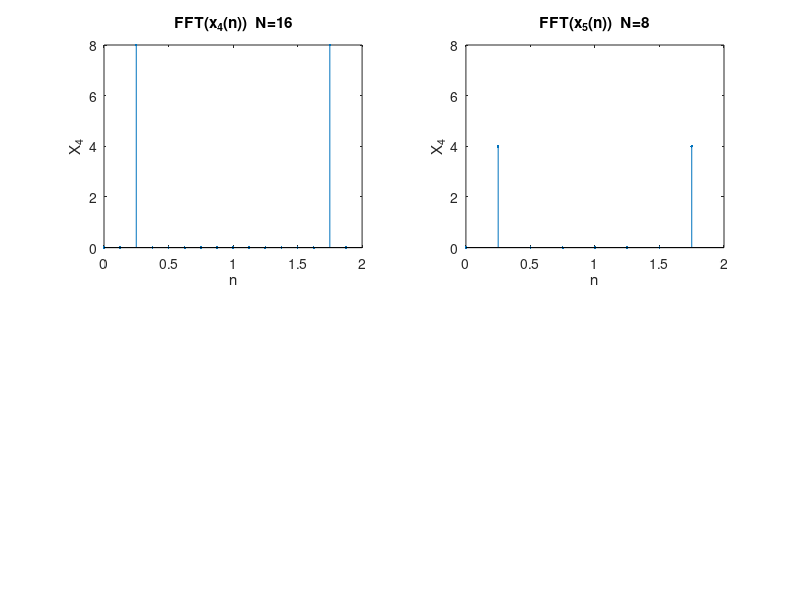

MATLAB code for this plot: (Note: this script raises an error after producing the figure.)
figure(1)
n=0:40;
x=cos(pi/4*n);
x1=cos(pi/4*n)+cos(pi/8*n);
y1=fft(x,16);
y2=fft(x,8);
f1=(0:15)/8;
f2=(0:7)/4;
subplot(2,2,1);
stem(f1,abs(y1),'.');xlabel('n');ylabel('X_4');title('FFT(x_4(n))  N=16');
subplot(2,2,2);
stem(f2,abs(y2),'.');xlabel('n');ylabel('X_4');title('FFT(x_5(n))  N=8');
axis([0,2,0,8]);

y11=fft(x1,16);
y12=fft(x2,8);
subplot(2,2,3);
stem(f1,abs(y11),'.');xlabel('n');ylabel('X_5');title('FFT(x_5(n))  N=16');
subplot(2,2,4);
stem(f2,abs(y12),'.');xlabel('n');ylabel('X_5');title('FFT(x_5(n))  N=8');
axis([0,2,0,8])

figure(2)
